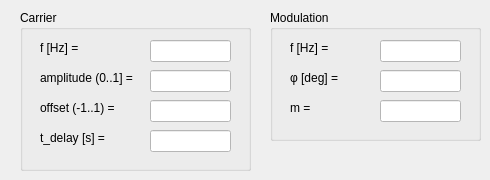
    <widget class="QWidget" name="SignalTabAmSin">
     <property name="styleSheet">
      <string notr="true"/>
     </property>
     <attribute name="title">
      <string>AmSin</string>
     </attribute>
     <widget class="QGroupBox" name="AmSinCarrierGroupBox">
      <property name="geometry">
       <rect>
        <x>20</x>
        <y>10</y>
        <width>231</width>
        <height>161</height>
       </rect>
      </property>
      <property name="title">
       <string>Carrier</string>
      </property>
      <widget class="QLineEdit" name="AmSinCarrierAmplitEdit">
       <property name="geometry">
        <rect>
         <x>130</x>
         <y>60</y>
         <width>81</width>
         <height>22</height>
        </rect>
       </property>
       <property name="styleSheet">
        <string notr="true">QLineEdit:focus{ background-color: rgb(127, 255, 127) } 
QLineEdit{ background-color: rgb(255, 255, 255) }</string>
       </property>
      </widget>
      <widget class="QLabel" name="AmSinCarrierAmplitLabel">
       <property name="geometry">
        <rect>
         <x>20</x>
         <y>60</y>
         <width>101</width>
         <height>16</height>
        </rect>
       </property>
       <property name="text">
        <string>amplitude (0..1] =</string>
       </property>
      </widget>
      <widget class="QLineEdit" name="AmSinCarrierFreqEdit">
       <property name="geometry">
        <rect>
         <x>130</x>
         <y>30</y>
         <width>81</width>
         <height>22</height>
        </rect>
       </property>
       <property name="styleSheet">
        <string notr="true">QLineEdit:focus{ background-color: rgb(127, 255, 127) } 
QLineEdit{ background-color: rgb(255, 255, 255) }</string>
       </property>
      </widget>
      <widget class="QLabel" name="AmSinCarrierFreqLabel">
       <property name="geometry">
        <rect>
         <x>20</x>
         <y>30</y>
         <width>51</width>
         <height>16</height>
        </rect>
       </property>
       <property name="text">
        <string>f [Hz] =</string>
       </property>
      </widget>
      <widget class="QLabel" name="AmSinCarrierOffsetLabel">
       <property name="geometry">
        <rect>
         <x>20</x>
         <y>90</y>
         <width>81</width>
         <height>16</height>
        </rect>
       </property>
       <property name="text">
        <string>offset (-1..1) =</string>
       </property>
      </widget>
      <widget class="QLineEdit" name="AmSinCarrierOffsetEdit">
       <property name="geometry">
        <rect>
         <x>130</x>
         <y>90</y>
         <width>81</width>
         <height>22</height>
        </rect>
       </property>
       <property name="styleSheet">
        <string notr="true">QLineEdit:focus{ background-color: rgb(127, 255, 127) } 
QLineEdit{ background-color: rgb(255, 255, 255) }</string>
       </property>
      </widget>
      <widget class="QLineEdit" name="AmSinCarrierTDelayEdit">
       <property name="geometry">
        <rect>
         <x>130</x>
         <y>120</y>
         <width>81</width>
         <height>22</height>
        </rect>
       </property>
       <property name="styleSheet">
        <string notr="true">QLineEdit:focus{ background-color: rgb(127, 255, 127) } 
QLineEdit{ background-color: rgb(255, 255, 255) }</string>
       </property>
      </widget>
      <widget class="QLabel" name="AmSinCarrierTDelayLabel">
       <property name="geometry">
        <rect>
         <x>20</x>
         <y>120</y>
         <width>71</width>
         <height>16</height>
        </rect>
       </property>
       <property name="text">
        <string>t_delay [s] =</string>
       </property>
      </widget>
     </widget>
     <widget class="QGroupBox" name="AmSinModulationGroupBox">
      <property name="geometry">
       <rect>
        <x>270</x>
        <y>10</y>
        <width>211</width>
        <height>131</height>
       </rect>
      </property>
      <property name="title">
       <string>Modulation</string>
      </property>
      <widget class="QLabel" name="AmSinModFreqLabel">
       <property name="geometry">
        <rect>
         <x>20</x>
         <y>30</y>
         <width>51</width>
         <height>16</height>
        </rect>
       </property>
       <property name="text">
        <string>f [Hz] =</string>
       </property>
      </widget>
      <widget class="QLineEdit" name="AmSinModFreqEdit">
       <property name="geometry">
        <rect>
         <x>110</x>
         <y>30</y>
         <width>81</width>
         <height>22</height>
        </rect>
       </property>
       <property name="styleSheet">
        <string notr="true">QLineEdit:focus{ background-color: rgb(127, 255, 127) } 
QLineEdit{ background-color: rgb(255, 255, 255) }</string>
       </property>
      </widget>
      <widget class="QLabel" name="AmSinModPhiLabel">
       <property name="geometry">
        <rect>
         <x>20</x>
         <y>60</y>
         <width>61</width>
         <height>16</height>
        </rect>
       </property>
       <property name="text">
        <string>φ [deg] =</string>
       </property>
      </widget>
      <widget class="QLineEdit" name="AmSinModPhiEdit">
       <property name="geometry">
        <rect>
         <x>110</x>
         <y>60</y>
         <width>81</width>
         <height>22</height>
        </rect>
       </property>
       <property name="styleSheet">
        <string notr="true">QLineEdit:focus{ background-color: rgb(127, 255, 127) } 
QLineEdit{ background-color: rgb(255, 255, 255) }</string>
       </property>
      </widget>
      <widget class="QLabel" name="AmSinModModLabel">
       <property name="geometry">
        <rect>
         <x>20</x>
         <y>90</y>
         <width>31</width>
         <height>16</height>
        </rect>
       </property>
       <property name="text">
        <string>m =</string>
       </property>
      </widget>
      <widget class="QLineEdit" name="AmSinModModEdit">
       <property name="geometry">
        <rect>
         <x>110</x>
         <y>90</y>
         <width>81</width>
         <height>22</height>
        </rect>
       </property>
       <property name="styleSheet">
        <string notr="true">QLineEdit:focus{ background-color: rgb(127, 255, 127) } 
QLineEdit{ background-color: rgb(255, 255, 255) }</string>
       </property>
      </widget>
     </widget>
    </widget>
